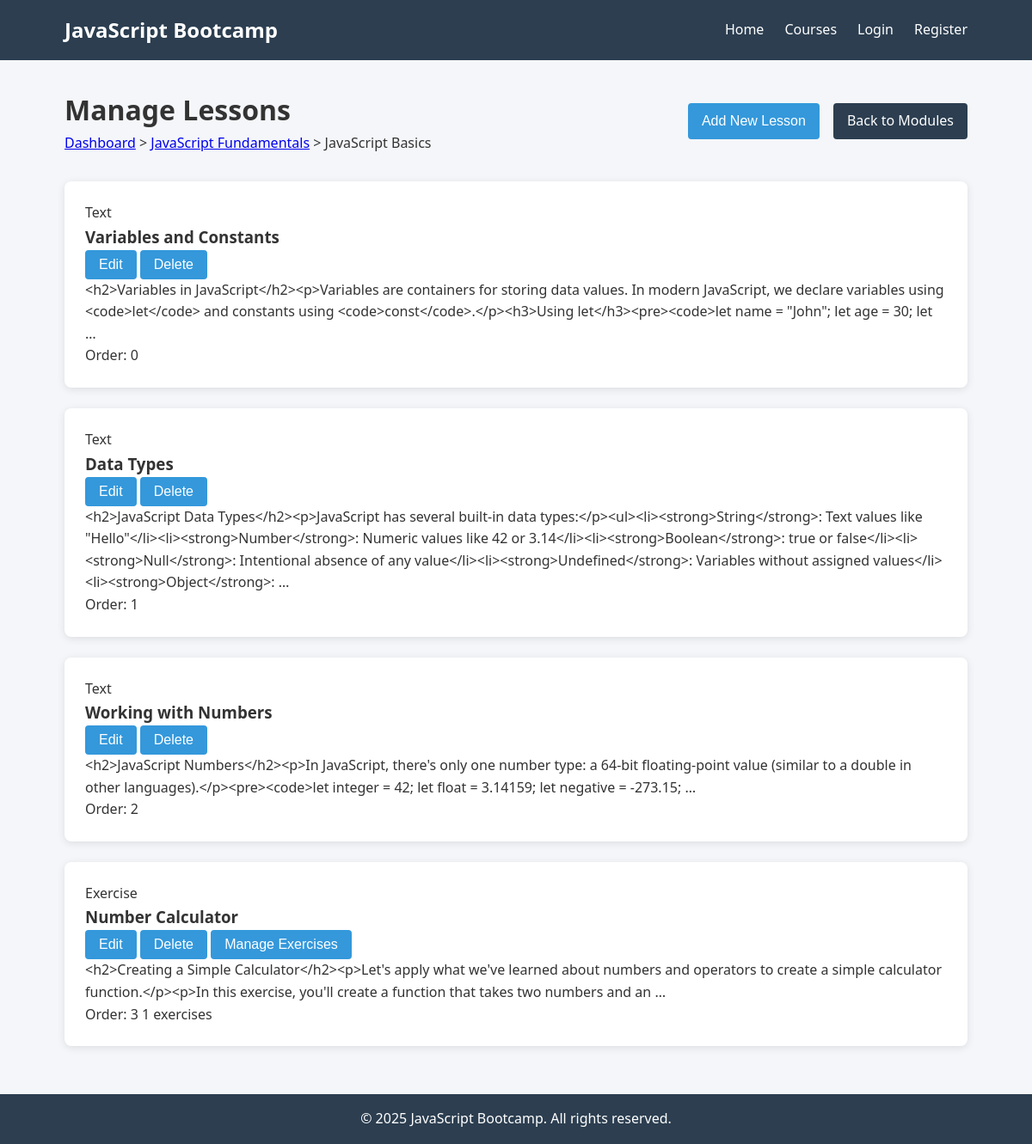
The page /courses/modules/2/lessons/ (signed in) on the database its author committed.
### courses/models.py (models this page shows, shortened)
class Module(models.Model):
    course = models.ForeignKey(Course, on_delete=models.CASCADE, related_name='modules')
    title = models.CharField(max_length=200)
    description = models.TextField(blank=True)
    order = models.PositiveIntegerField(default=0)
    class Meta:
        ordering = ['order']

class Course(models.Model):
    title = models.CharField(max_length=200)
    slug = models.SlugField(unique=True)
    description = models.TextField()
    instructor = models.ForeignKey(CustomUser, on_delete=models.CASCADE, related_name='courses')
    thumbnail = models.ImageField(upload_to='course_thumbnails/', blank=True, null=True)
    created_at = models.DateTimeField(auto_now_add=True)
    updated_at = models.DateTimeField(auto_now=True)
    is_published = models.BooleanField(default=False)

### lessons/models.py (models this page shows, shortened)
class Lesson(models.Model):
    LESSON_TYPES = (
        ('video', 'Video'),
        ('text', 'Text'),
        ('exercise', 'Exercise'),
        ('quiz', 'Quiz'),
    )
    module = models.ForeignKey(Module, on_delete=models.CASCADE, related_name='lessons')
    title = models.CharField(max_length=200)
    content = models.TextField()
    lesson_type = models.CharField(max_length=10, choices=LESSON_TYPES, default='text')
    order = models.PositiveIntegerField(default=0)
    class Meta:
        ordering = ['order']

### lessons/views.py (the view)
# urls.py: path('courses/modules/<int:module_id>/lessons/', lesson_views.lesson_management, name='lesson-management'),
@login_required
def lesson_management(request, module_id):
    if not request.user.is_instructor:
        return redirect('dashboard')
    module = get_object_or_404(Module, id=module_id)
    if module.course.instructor != request.user:
        return redirect('dashboard')
    return render(request, 'lessons/lesson_management.html', {
        'module': module
    })

### templates/lessons/lesson_management.html (shortened to what this page needs)
{% extends 'base.html' %}
{% block extra_css %}
<link rel="stylesheet" href="/static/css/admin.css">
{% endblock %}
{% block content %}
<div class="lesson-management">
    <div class="management-header">
        <div class="header-info">
            <h1>Manage Lessons</h1>
            <p class="breadcrumb">
                <a href="/dashboard/instructor/">Dashboard</a> &gt;
                <a href="/courses/modules/{{ module.course.id }}/">{{ module.course.title }}</a> &gt;
                {{ module.title }}
            </p>
        </div>
        <div class="header-actions">
            <button id="add-lesson-btn" class="btn">Add New Lesson</button>
            <a href="/courses/modules/{{ module.course.id }}/" class="btn btn-secondary">Back to Modules</a>
        </div>
    </div>
    <div class="lessons-container">
        <div id="lessons-list" class="lessons-list">
            {% for lesson in module.lessons.all %}
                <div class="lesson-item card" data-lesson-id="{{ lesson.id }}">
                    <div class="lesson-header">
                        <div class="lesson-info">
                            <span class="lesson-type {{ lesson.lesson_type }}">{{ lesson.lesson_type|title }}</span>
                            <h3>{{ lesson.title }}</h3>
                        </div>
                        <div class="lesson-actions">
                            <button class="btn btn-edit">Edit</button>
                            <button class="btn btn-delete">Delete</button>
                            {% if lesson.lesson_type == 'exercise' %}
                                <button class="btn btn-exercises">Manage Exercises</button>
                            {% endif %}
                        </div>
                    </div>
                    <div class="lesson-content">
                        <p>{{ lesson.content|truncatewords:30 }}</p>
                        <p class="lesson-meta">
                            <span class="lesson-order">Order: {{ lesson.order }}</span>
                            {% if lesson.lesson_type == 'exercise' %}
                                <span class="exercise-count">{{ lesson.exercises.count }} exercises</span>
                            {% endif %}
                        </p>
                    </div>
                </div>
            {% empty %}
                <div class="empty-state card" id="empty-state">
                    <p>No lessons have been added to this module yet.</p>
                    <button id="create-first-lesson" class="btn">Create First Lesson</button>
                </div>
            {% endfor %}
        </div>
    </div>
</div>
{% endblock %}

### static/css/styles.css (style rules this page uses)
:root { --primary-color: #3498db; --secondary-color: #2c3e50; --accent-color: #e74c3c; --light-bg: #f4f6f9; --dark-text: #333; --light-text: #fff; }
* { margin: 0; padding: 0; box-sizing: border-box; }
body { font-family: 'Segoe UI', Tahoma, Geneva, Verdana, sans-serif; line-height: 1.6; color: var(--dark-text); background-color: var(--light-bg); }
.card { background-color: white; border-radius: 8px; box-shadow: 0 2px 10px rgba(0, 0, 0, 0.1); padding: 1.5rem; margin-bottom: 1.5rem; }
.btn { display: inline-block; padding: 0.5rem 1rem; background-color: var(--primary-color); color: var(--light-text); border: none; border-radius: 4px; cursor: pointer; text-decoration: none; font-size: 1rem; transition: background-color 0.3s; }
.btn-secondary { background-color: var(--secondary-color); }

### static/css/admin.css (style rules this page uses)
.management-header { display: flex; justify-content: space-between; align-items: center; margin-bottom: 2rem; }
.header-actions { display: flex; gap: 1rem; }

### rows shown on the page
Module: course "JavaScript Fundamentals", title "JavaScript Basics"
Lesson: lesson_type "Text", title "Variables and Constants", content "<h2>Variables in JavaScript</h2><p>Variables are containers for storing data values. In modern JavaScript, we declare variables using <code>let</code> and constants using <code>const</code>.</p><h3>Using let</h3><pre><code>let name = \"John\"; let age = 30; let …", order "0"
Lesson: lesson_type "Text", title "Data Types", content "<h2>JavaScript Data Types</h2><p>JavaScript has several built-in data types:</p><ul><li><strong>String</strong>: Text values like \"Hello\"</li><li><strong>Number</strong>: Numeric values like 42 or 3.14</li><li><strong>Boolean</strong>: true or false</li><li><strong>Null</strong>: Intentional absence of any value</li><li><strong>Undefined</strong>: Variables without assigned values</li><li><strong>Object</strong>: …", order "1"
Lesson: lesson_type "Text", title "Working with Numbers", content "<h2>JavaScript Numbers</h2><p>In JavaScript, there's only one number type: a 64-bit floating-point value (similar to a double in other languages).</p><pre><code>let integer = 42; let float = 3.14159; let negative = -273.15; …", order "2"
Lesson: lesson_type "Exercise", title "Number Calculator", shows "Manage Exercises", content "<h2>Creating a Simple Calculator</h2><p>Let's apply what we've learned about numbers and operators to create a simple calculator function.</p><p>In this exercise, you'll create a function that takes two numbers and an …", order "3", exercises.count "1"
